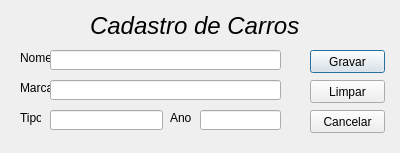
<?xml version="1.0" encoding="UTF-8"?>
<ui version="4.0">
 <class>FrmCadCarroDialog</class>
 <widget class="QDialog" name="FrmCadCarroDialog">
  <property name="geometry">
   <rect>
    <x>0</x>
    <y>0</y>
    <width>400</width>
    <height>153</height>
   </rect>
  </property>
  <property name="windowTitle">
   <string>Cadastro Carro</string>
  </property>
  <widget class="QLabel" name="label">
   <property name="geometry">
    <rect>
     <x>20</x>
     <y>50</y>
     <width>31</width>
     <height>16</height>
    </rect>
   </property>
   <property name="text">
    <string>Nome</string>
   </property>
  </widget>
  <widget class="QLabel" name="label_2">
   <property name="geometry">
    <rect>
     <x>20</x>
     <y>80</y>
     <width>31</width>
     <height>16</height>
    </rect>
   </property>
   <property name="text">
    <string>Marca</string>
   </property>
  </widget>
  <widget class="QLabel" name="label_3">
   <property name="geometry">
    <rect>
     <x>170</x>
     <y>110</y>
     <width>21</width>
     <height>16</height>
    </rect>
   </property>
   <property name="text">
    <string>Ano</string>
   </property>
  </widget>
  <widget class="QLabel" name="label_4">
   <property name="geometry">
    <rect>
     <x>20</x>
     <y>110</y>
     <width>21</width>
     <height>16</height>
    </rect>
   </property>
   <property name="text">
    <string>Tipo</string>
   </property>
  </widget>
  <widget class="QLineEdit" name="edNome">
   <property name="geometry">
    <rect>
     <x>50</x>
     <y>50</y>
     <width>231</width>
     <height>20</height>
    </rect>
   </property>
  </widget>
  <widget class="QLineEdit" name="edMarca">
   <property name="geometry">
    <rect>
     <x>50</x>
     <y>80</y>
     <width>231</width>
     <height>20</height>
    </rect>
   </property>
  </widget>
  <widget class="QLineEdit" name="edTipo">
   <property name="geometry">
    <rect>
     <x>50</x>
     <y>110</y>
     <width>113</width>
     <height>20</height>
    </rect>
   </property>
  </widget>
  <widget class="QLineEdit" name="edAno">
   <property name="geometry">
    <rect>
     <x>200</x>
     <y>110</y>
     <width>81</width>
     <height>20</height>
    </rect>
   </property>
  </widget>
  <widget class="QPushButton" name="btGravar">
   <property name="geometry">
    <rect>
     <x>310</x>
     <y>50</y>
     <width>75</width>
     <height>23</height>
    </rect>
   </property>
   <property name="text">
    <string>Gravar</string>
   </property>
  </widget>
  <widget class="QPushButton" name="btLimpar">
   <property name="geometry">
    <rect>
     <x>310</x>
     <y>80</y>
     <width>75</width>
     <height>23</height>
    </rect>
   </property>
   <property name="text">
    <string>Limpar</string>
   </property>
  </widget>
  <widget class="QPushButton" name="btCancelar">
   <property name="geometry">
    <rect>
     <x>310</x>
     <y>110</y>
     <width>75</width>
     <height>23</height>
    </rect>
   </property>
   <property name="text">
    <string>Cancelar</string>
   </property>
  </widget>
  <widget class="QLabel" name="label_5">
   <property name="geometry">
    <rect>
     <x>90</x>
     <y>10</y>
     <width>221</width>
     <height>31</height>
    </rect>
   </property>
   <property name="font">
    <font>
     <family>Tahoma</family>
     <pointsize>18</pointsize>
     <italic>true</italic>
    </font>
   </property>
   <property name="text">
    <string>Cadastro de Carros</string>
   </property>
  </widget>
 </widget>
 <resources/>
 <connections/>
</ui>
